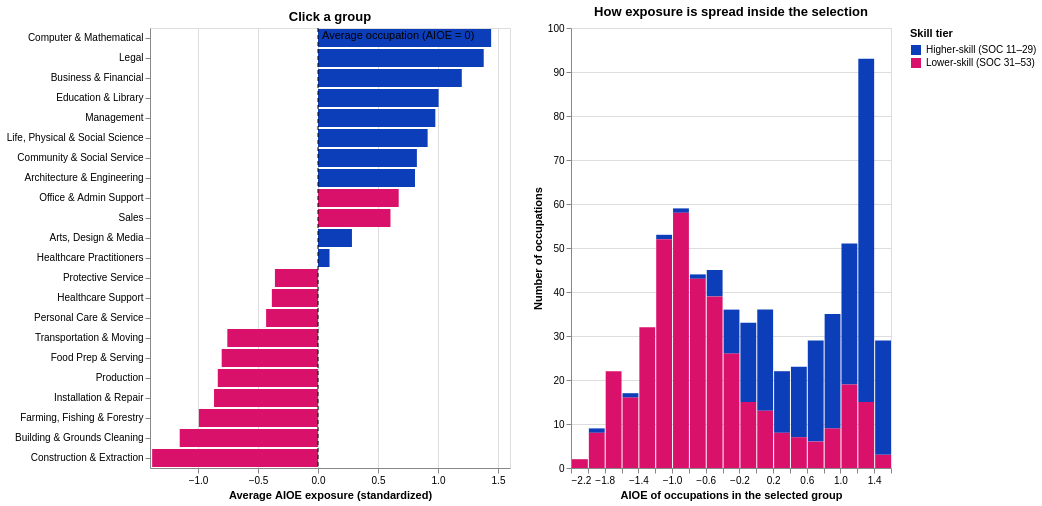

The code cell stored with this chart in its notebook:
### Markdown cell above
### Visual 1 — Who is exposed?
Average AI exposure for each occupation group (0 = the average job).
**How to use it:** click a bar to see how exposure is spread inside that group. Click empty space to reset.

### Code cell
group_stats = (df.groupby(['major_group', 'skill_tier'], as_index=False)
                 .agg(mean_aioe=('AIOE', 'mean'), workers=('TOT_EMP', 'sum'), n_occ=('AIOE', 'size')))

group_click = alt.selection_point(fields=['major_group'])

bars = (alt.Chart(group_stats).mark_bar().encode(
    y=alt.Y('major_group:N', sort='-x', title=None, axis=alt.Axis(labelLimit=220)),
    x=alt.X('mean_aioe:Q', title='Average AIOE exposure (standardized)'),
    color=alt.condition(group_click, tier_color(True), alt.value(GREY)),
    tooltip=[alt.Tooltip('major_group:N', title='Occupation group'),
             alt.Tooltip('mean_aioe:Q', title='Mean AIOE', format='.2f'),
             alt.Tooltip('n_occ:Q', title='Occupations'),
             alt.Tooltip('workers:Q', title='Workers', format=',.0f')],
).add_params(group_click).properties(width=360, height=440,
                                     title='Click a group'))

zero = pd.DataFrame({'x': [0], 'label': ['Average occupation (AIOE = 0)']})
zero_rule = alt.Chart(zero).mark_rule(color='black', strokeDash=[4, 3]).encode(x='x:Q')
zero_text = (alt.Chart(zero).mark_text(align='left', baseline='top', dx=4, dy=2, fontSize=11)
             .encode(x='x:Q', y=alt.value(0), text='label:N'))

hist = (alt.Chart(df).mark_bar().encode(
    x=alt.X('AIOE:Q', bin=alt.Bin(maxbins=25), title='AIOE of occupations in the selected group'),
    y=alt.Y('count():Q', title='Number of occupations'),
    color=tier_color(False),
    tooltip=[alt.Tooltip('count():Q', title='Occupations')],
).transform_filter(group_click).properties(width=320, height=440,
                                           title='How exposure is spread inside the selection'))

visual1 = alt.layer(bars, zero_rule, zero_text) | hist
visual1

### Figure 1 — Vega-Lite specification as saved in the notebook (floating-point values rounded to 4 significant figures; data arrays with more than 128 entries replaced by an {"elided": "..."} marker saying what was removed)
{"config": {"view": {"continuousWidth": 300, "continuousHeight": 300}}, "hconcat": [{"layer": [{"data": {"name": "data-308d6b4005b8e0b2c9cbad5699dd39f4"}, "mark": {"type": "bar"}, "encoding": {"color": {"condition": {"param": "param_dddbc0b0eb680f94", "field": "skill_tier", "legend": {"title": "Skill tier"}, "scale": {"domain": ["Higher-skill (SOC 11–29)", "Lower-skill (SOC 31–53)"], "range": ["#0d3eb9", "#d9116bff"]}, "type": "nominal"}, "value": "#d4d4d4"}, "tooltip": [{"field": "major_group", "title": "Occupation group", "type": "nominal"}, {"field": "mean_aioe", "format": ".2f", "title": "Mean AIOE", "type": "quantitative"}, {"field": "n_occ", "title": "Occupations", "type": "quantitative"}, {"field": "workers", "format": ",.0f", "title": "Workers", "type": "quantitative"}], "x": {"field": "mean_aioe", "title": "Average AIOE exposure (standardized)", "type": "quantitative"}, "y": {"axis": {"labelLimit": 220}, "field": "major_group", "sort": "-x", "title": null, "type": "nominal"}}, "name": "view_33075960a6f7d061_0", "title": "Click a group"}, {"data": {"name": "data-190fb59c2a562e97fff18dfdcf164b82"}, "mark": {"type": "rule", "color": "black", "strokeDash": [4, 3]}, "encoding": {"x": {"field": "x", "type": "quantitative"}}}, {"data": {"name": "data-190fb59c2a562e97fff18dfdcf164b82"}, "mark": {"type": "text", "align": "left", "baseline": "top", "dx": 4, "dy": 2, "fontSize": 11}, "encoding": {"text": {"field": "label", "type": "nominal"}, "x": {"field": "x", "type": "quantitative"}, "y": {"value": 0}}}], "height": 440, "width": 360}, {"data": {"name": "data-ce9e1a80752f62f2262d3f2b586ebb21"}, "mark": {"type": "bar"}, "encoding": {"color": {"field": "skill_tier", "legend": null, "scale": {"domain": ["Higher-skill (SOC 11–29)", "Lower-skill (SOC 31–53)"], "range": ["#0d3eb9", "#d9116bff"]}, "type": "nominal"}, "tooltip": [{"aggregate": "count", "title": "Occupations", "type": "quantitative"}], "x": {"bin": {"maxbins": 25}, "field": "AIOE", "title": "AIOE of occupations in the selected group", "type": "quantitative"}, "y": {"aggregate": "count", "title": "Number of occupations", "type": "quantitative"}}, "height": 440, "title": "How exposure is spread inside the selection", "transform": [{"filter": {"param": "param_dddbc0b0eb680f94"}}], "width": 320}], "params": [{"name": "param_dddbc0b0eb680f94", "select": {"type": "point", "fields": ["major_group"]}, "views": ["view_33075960a6f7d061_0"]}], "$schema": "https://vega.github.io/schema/vega-lite/v6.4.1.json", "datasets": {"data-308d6b4005b8e0b2c9cbad5699dd39f4": [{"major_group": "Architecture & Engineering", "skill_tier": "Higher-skill (SOC 11–29)", "mean_aioe": 0.8083, "workers": 2586000.0, "n_occ": 34}, {"major_group": "Arts, Design & Media", "skill_tier": "Higher-skill (SOC 11–29)", "mean_aioe": 0.2829, "workers": 1813000.0, "n_occ": 29}, {"major_group": "Building & Grounds Cleaning", "skill_tier": "Lower-skill (SOC 31–53)", "mean_aioe": -1.152, "workers": 4517000.0, "n_occ": 8}, {"major_group": "Business & Financial", "skill_tier": "Higher-skill (SOC 11–29)", "mean_aioe": 1.198, "workers": 8858000.0, "n_occ": 28}, {"major_group": "Community & Social Service", "skill_tier": "Higher-skill (SOC 11–29)", "mean_aioe": 0.824, "workers": 1962000.0, "n_occ": 12}, {"major_group": "Computer & Mathematical", "skill_tier": "Higher-skill (SOC 11–29)", "mean_aioe": 1.443, "workers": 166200.0, "n_occ": 4}, {"major_group": "Construction & Extraction", "skill_tier": "Lower-skill (SOC 31–53)", "mean_aioe": -1.382, "workers": 6296000.0, "n_occ": 51}, {"major_group": "Education & Library", "skill_tier": "Higher-skill (SOC 11–29)", "mean_aioe": 1.005, "workers": 6138000.0, "n_occ": 54}, {"major_group": "Farming, Fishing & Forestry", "skill_tier": "Lower-skill (SOC 31–53)", "mean_aioe": -0.9926, "workers": 429000.0, "n_occ": 11}, {"major_group": "Food Prep & Serving", "skill_tier": "Lower-skill (SOC 31–53)", "mean_aioe": -0.8026, "workers": 9723000.0, "n_occ": 14}, {"major_group": "Healthcare Practitioners", "skill_tier": "Higher-skill (SOC 11–29)", "mean_aioe": 0.09608, "workers": 7860000.0, "n_occ": 42}, {"major_group": "Healthcare Support", "skill_tier": "Lower-skill (SOC 31–53)", "mean_aioe": -0.3845, "workers": 2059000.0, "n_occ": 13}, {"major_group": "Installation & Repair", "skill_tier": "Lower-skill (SOC 31–53)", "mean_aioe": -0.8664, "workers": 6077000.0, "n_occ": 50}, {"major_group": "Legal", "skill_tier": "Higher-skill (SOC 11–29)", "mean_aioe": 1.381, "workers": 1259000.0, "n_occ": 7}, {"major_group": "Life, Physical & Social Science", "skill_tier": "Higher-skill (SOC 11–29)", "mean_aioe": 0.9136, "workers": 1050000.0, "n_occ": 37}, {"major_group": "Management", "skill_tier": "Higher-skill (SOC 11–29)", "mean_aioe": 0.9777, "workers": 10520000.0, "n_occ": 30}, {"major_group": "Office & Admin Support", "skill_tier": "Lower-skill (SOC 31–53)", "mean_aioe": 0.6726, "workers": 17390000.0, "n_occ": 50}, {"major_group": "Personal Care & Service", "skill_tier": "Lower-skill (SOC 31–53)", "mean_aioe": -0.4324, "workers": 2874000.0, "n_occ": 24}, {"major_group": "Production", "skill_tier": "Lower-skill (SOC 31–53)", "mean_aioe": -0.8351, "workers": 6441000.0, "n_occ": 94}, {"major_group": "Protective Service", "skill_tier": "Lower-skill (SOC 31–53)", "mean_aioe": -0.359, "workers": 3596000.0, "n_occ": 21}, {"major_group": "Sales", "skill_tier": "Lower-skill (SOC 31–53)", "mean_aioe": 0.6039, "workers": 12080000.0, "n_occ": 20}, {"major_group": "Transportation & Moving", "skill_tier": "Lower-skill (SOC 31–53)", "mean_aioe": -0.7557, "workers": 9229000.0, "n_occ": 37}], "data-190fb59c2a562e97fff18dfdcf164b82": [{"x": 0, "label": "Average occupation (AIOE = 0)"}], "data-ce9e1a80752f62f2262d3f2b586ebb21": {"elided": "670 records"}}}
